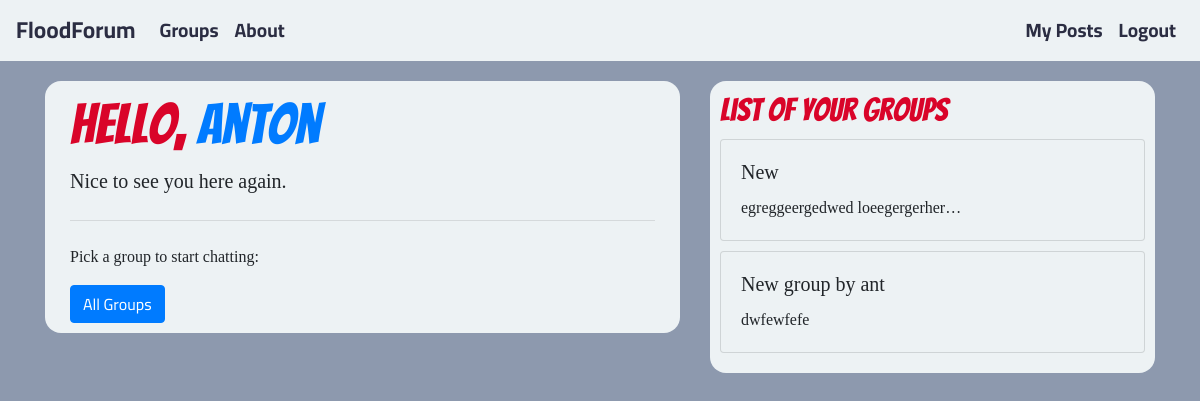
The app's page / (signed in) with its own data.
### groups/models.py (models this page shows, shortened)
class Group(models.Model):
    name = models.CharField(max_length = 200, unique = True)
    slug = models.CharField(max_length = 200)
    description = models.TextField(max_length = 1000)
    owner = models.ForeignKey(settings.AUTH_USER_MODEL, related_name = "own_groups", on_delete=models.CASCADE)
    members = models.ManyToManyField(settings.AUTH_USER_MODEL, through = "GroupMembership")

### django_social_site/views.py (the view)
# urls.py: path('', HomeView.as_view(), name='home'),
class HomeView(MyGroupListView):
    template_name = "home.html"

### groups/views.py (called while the page is built)
    def get_queryset(self):
        if self.request.user.is_authenticated:
            return Group.objects.filter(members = self.request.user)
        else:
            return None

### templates/home.html (shortened to what this page needs)
{% extends "common_base.html" %}
{% block base_top %}
<div class="container">
  {% if user.is_authenticated %}
    <h1 class="display-4">Hello, <a href="{% url "accounts:profile" %}">{{user}}</a></h1>
    <p class="lead">Nice to see you here again.</p>
    <hr class="my-4">
    <p>Pick a group to start chatting:</p>
    <a class="btn btn-primary btn" href="{% url "groups:group_list" %}" role="button">All Groups</a>
  {% endif %}
</div>
{% endblock base_top %}
{% block base_right %}{% if user.is_authenticated %}
  <h2>List of your groups</h2>
      {% for group in group_list %}
      {% include "_group.html" with group=group %}
      {% endfor %}
  {% endif %}{% endblock base_right %}

### groups/templates/groups/_group.html
<div class="card group-item" onclick="location.href='{% url "groups:group_detail" group.slug %}'" style="cursor: pointer";>
  <div class="card-body">
    <h5 class="card-title">{{group.name}}</h5>
    <p class="card-text">{{group.description|truncatechars:30}}</p>
  </div>
</div>

### static/css/master.css (style rules this page uses)
body { background-color: #8D99AE; font-family: 'Cairo', sans-serif; }
h1, h2 { color: #d90429; font-family: 'Bangers', cursive; }
h5, p { font-family: none; }
.group-item { background-color: inherit; margin-top: 10px; margin-bottom: 10px; }

### records on screen
Group: name "New", description "egreggeergedwed loeegergerher…"
Group: name "New group by ant", description "dwfewfefe"

### other values on screen
{{ user }} "Anton"
